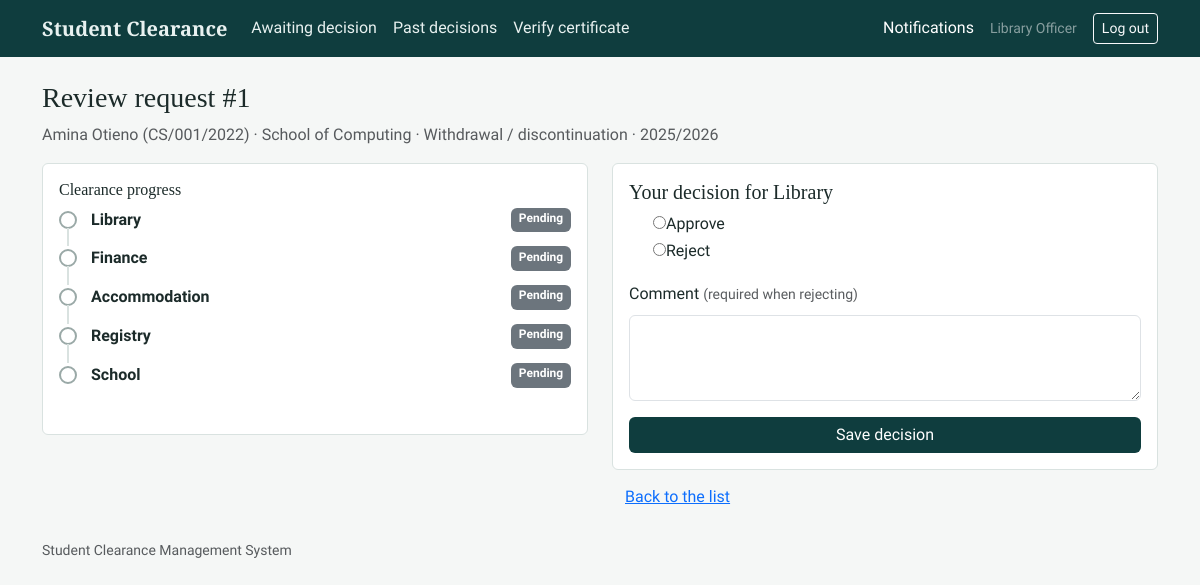
Screenshot of /officer/review/1/ (signed in) with the database file from the repository.
### accounts/models.py (models this page shows, shortened)
class User(AbstractUser):
    class Role(models.TextChoices):
        STUDENT = "student", "Student"
        OFFICER = "officer", "Clearance officer"
        ADMIN = "admin", "Administrator"
    role = models.CharField(max_length=10, choices=Role.choices, default=Role.STUDENT)
    school = models.ForeignKey(School, null=True, blank=True, on_delete=models.SET_NULL, related_name="users")
    department = models.ForeignKey(
        Department, null=True, blank=True, on_delete=models.SET_NULL, related_name="officers"
    )
    @property
    def display_name(self):
        return self.get_full_name() or self.username

class School(models.Model):
    name = models.CharField(max_length=120, unique=True)
    class Meta:
        ordering = ["name"]
    def __str__(self):
        return self.name

class Department(models.Model):
    name = models.CharField(max_length=120, unique=True)
    order = models.PositiveSmallIntegerField(unique=True, help_text="Position in the clearance sequence (1 = first).")
    is_school_office = models.BooleanField(
        default=False,
        help_text="If ticked, only an officer from the student's own school can act on this step.",
    )
    class Meta:
        ordering = ["order"]

### clearance/models.py (models this page shows, shortened)
class ClearanceRequest(models.Model):
    class Status(models.TextChoices):
        SUBMITTED = "submitted", "Submitted"
        IN_PROGRESS = "in_progress", "In progress"
        APPROVED = "approved", "Approved"
        REJECTED = "rejected", "Rejected"
    class Reason(models.TextChoices):
        GRADUATION = "graduation", "Graduation"
        END_OF_YEAR = "end_of_year", "End of academic year"
        WITHDRAWAL = "withdrawal", "Withdrawal / discontinuation"
        TRANSFER = "transfer", "Transfer"
    student = models.ForeignKey(settings.AUTH_USER_MODEL, on_delete=models.CASCADE, related_name="requests")
    reason = models.CharField(max_length=20, choices=Reason.choices, default=Reason.GRADUATION)
    academic_year = models.CharField(max_length=9, help_text="e.g. 2025/2026")
    document = models.FileField(upload_to="clearance_docs/%Y/", blank=True)
    status = models.CharField(max_length=12, choices=Status.choices, default=Status.SUBMITTED)
    created_at = models.DateTimeField(auto_now_add=True)
    updated_at = models.DateTimeField(auto_now=True)
    completed_at = models.DateTimeField(null=True, blank=True)
    class Meta:
        ordering = ["-created_at"]
    @property
    def current_step(self):
        for step in self.steps.all():
            if step.status != ApprovalStep.Status.APPROVED:
                return step
        return None

class ApprovalStep(models.Model):
    class Status(models.TextChoices):
        PENDING = "pending", "Pending"
        APPROVED = "approved", "Approved"
        REJECTED = "rejected", "Rejected"
    request = models.ForeignKey(ClearanceRequest, on_delete=models.CASCADE, related_name="steps")
    department = models.ForeignKey(Department, on_delete=models.PROTECT, related_name="steps")
    status = models.CharField(max_length=10, choices=Status.choices, default=Status.PENDING)
    officer = models.ForeignKey(
        settings.AUTH_USER_MODEL, null=True, blank=True, on_delete=models.SET_NULL, related_name="decisions"
    )
    comment = models.TextField(blank=True)
    activated_at = models.DateTimeField(null=True, blank=True, help_text="When this step became the current one.")
    acted_at = models.DateTimeField(null=True, blank=True)
    class Meta:
        ordering = ["department__order"]
        unique_together = ("request", "department")
    @property
    def badge(self):
        return {"pending": "secondary", "approved": "success", "rejected": "danger"}[self.status]

### clearance/views.py (the view, shortened to what this page needs)
# urls.py: path("officer/review/<int:step_id>/", views.officer_review, name="officer_review"),
@role_required(OFFICER)
def officer_review(request, step_id):
    step = get_object_or_404(ApprovalStep.objects.select_related("request__student__school", "department"), pk=step_id)
    if not services.can_view_request(request.user, step.request):
        raise PermissionDenied
    can_act = services.can_act(request.user, step)
    form = DecisionForm(request.POST or None)
    return render(request, "officer/review.html", {"step": step, "req": step.request, "form": form, "can_act": can_act})

### clearance/forms.py
class DecisionForm(forms.Form):
    decision = forms.ChoiceField(choices=[("approve", "Approve"), ("reject", "Reject")], widget=forms.RadioSelect)
    comment = forms.CharField(required=False, label="Comment", widget=forms.Textarea(attrs={"class": "form-control", "rows": 3}))

### clearance/context_processors.py (called while the page is built)
def notifications(request):
    if request.user.is_authenticated:
        return {"unread_count": request.user.notifications.filter(is_read=False).count()}
    return {"unread_count": 0}

### clearance/services.py (called while the page is built)
def _officer_covers(officer, step):
    if officer.role != User.Role.OFFICER or officer.department_id != step.department_id:
        return False
    if step.department.is_school_office:
        return officer.school_id == step.request.student.school_id
    return True

def can_act(officer, step):
    req = step.request
    return (
        _officer_covers(officer, step)
        and step.status == ApprovalStep.Status.PENDING
        and req.status in (ClearanceRequest.Status.SUBMITTED, ClearanceRequest.Status.IN_PROGRESS)
        and req.current_step == step
    )

def can_view_request(user, req):
    if user.role == User.Role.ADMIN:
        return True
    if user.role == User.Role.STUDENT:
        return req.student_id == user.id
    if user.role == User.Role.OFFICER:
        step = req.steps.filter(department_id=user.department_id).select_related("department", "request__student").first()
        return bool(step and _officer_covers(user, step))
    return False

### templates/officer/review.html (shortened to what this page needs)
{% extends "base.html" %}
{% block content %}
<h1 class="h3">Review request #{{ req.pk }}</h1>
<p class="text-muted">{{ req.student.display_name }} ({{ req.student.username }}) &middot; {{ req.student.school }} &middot; {{ req.get_reason_display }} &middot; {{ req.academic_year }}</p>
<div class="row"><div class="col-lg-6">
  <div class="card card-body mb-3"><h2 class="h6">Clearance progress</h2>{% include "_tracker.html" %}</div>
</div>
<div class="col-lg-6">
  {% if can_act %}
  <form method="post" class="card card-body" id="decision-form">{% csrf_token %}
    <h2 class="h5">Your decision for {{ step.department.name }}</h2>
    <div class="mb-3">
      {% for radio in form.decision %}<div class="form-check">{{ radio.tag }}<label class="form-check-label" for="{{ radio.id_for_label }}">{{ radio.choice_label }}</label></div>{% endfor %}
    </div>
    <div class="mb-3"><label class="form-label" for="{{ form.comment.id_for_label }}">Comment <span class="text-muted small">(required when rejecting)</span></label>{{ form.comment }}</div>
    <button class="btn btn-scms">Save decision</button>
  </form>
  {% else %}
  <div class="alert alert-secondary">You can't decide on this request now. It has either been decided already or an earlier office has not cleared it yet.</div>
  {% endif %}
  <a class="btn btn-link mt-2" href="{% url 'officer_dashboard' %}">Back to the list</a>
</div></div>
{% endblock %}

### templates/base.html (shortened to what this page needs)
{% load static %}<!doctype html>
<html lang="en">
<head>
  <link href="https://cdn.jsdelivr.net/npm/bootstrap@5.3.3/dist/css/bootstrap.min.css" rel="stylesheet">
  <link rel="stylesheet" href="{% static 'css/style.css' %}">
</head>
<body>
<nav class="navbar navbar-expand-lg scms-nav">
  <div class="container">
    <a class="navbar-brand" href="{% url 'home' %}">Student Clearance</a>
    <div class="collapse navbar-collapse" id="nav">
      <ul class="navbar-nav me-auto">
        {% if user.is_authenticated %}
          {% if user.role == 'student' %}
            <li class="nav-item"><a class="nav-link" href="{% url 'student_dashboard' %}">My clearance</a></li>
            <li class="nav-item"><a class="nav-link" href="{% url 'apply' %}">Apply</a></li>
          {% elif user.role == 'officer' %}
            <li class="nav-item"><a class="nav-link" href="{% url 'officer_dashboard' %}">Awaiting decision</a></li>
            <li class="nav-item"><a class="nav-link" href="{% url 'officer_history' %}">Past decisions</a></li>
          {% endif %}
        {% endif %}
        <li class="nav-item"><a class="nav-link" href="{% url 'verify_form' %}">Verify certificate</a></li>
      </ul>
      {% if user.is_authenticated %}
        <a class="nav-link text-white me-3" href="{% url 'notifications' %}">Notifications
          {% if unread_count %}<span class="badge bg-warning text-dark">{{ unread_count }}</span>{% endif %}</a>
        <span class="text-white-50 me-3 small">{{ user.display_name }}</span>
        <form method="post" action="{% url 'logout' %}" class="d-inline">{% csrf_token %}
          <button class="btn btn-sm btn-outline-light">Log out</button></form>
      {% else %}
        <a class="btn btn-sm btn-outline-light" href="{% url 'login' %}">Log in</a>
      {% endif %}
    </div>
  </div>
</nav>
<main class="container py-4">
  {% block content %}{% endblock %}
</main>
<footer class="container pb-4 small text-muted">Student Clearance Management System</footer>
</body>
</html>

### templates/_tracker.html (shortened to what this page needs)
<ol class="route">
  {% for step in req.steps.all %}
  <li class="route-stop route-{{ step.status }}">
    <div class="route-mark" aria-hidden="true"></div>
    <div class="route-body">
      <div class="d-flex justify-content-between flex-wrap">
        <strong>{{ step.department.name }}</strong>
        <span class="badge bg-{{ step.badge }}">{{ step.get_status_display }}</span>
      </div>
    </div>
  </li>
  {% endfor %}
</ol>

### static/css/style.css (style rules this page uses)
:root { --ink: #1c2b2a; --teal: #0f3d3e; --teal-2: #17595a; --paper: #f5f7f6; --line: #d9e2e0; --cleared: #1e7a4c; --stop: #b3382c; }
body { background: var(--paper); color: var(--ink); font-family: "Source Sans 3", system-ui, sans-serif; line-height: 1.55; }
h1, h2, h3, .navbar-brand { font-family: "Source Serif 4", Georgia, serif; font-weight: 700; }
.scms-nav { background: var(--teal); }
.scms-nav .nav-link, .scms-nav .navbar-brand { color: #e8f1f0; }
.btn-scms { background: var(--teal); color: #fff; border: 0; }
a { color: var(--teal-2); }
.card { border-color: var(--line); border-radius: 6px; }
.route { list-style: none; margin: 0 0 1rem; padding: 0; }
.route-stop { position: relative; display: flex; gap: 14px; padding-bottom: 14px; }
.route-stop:not(:last-child)::before { content: ""; position: absolute; left: 8px; top: 20px; bottom: 0; width: 2px; background: var(--line); }
.route-mark { flex: 0 0 18px; height: 18px; margin-top: 3px; border-radius: 50%; border: 2px solid #9aa9a7; background: #fff; }
.route-body { flex: 1; }

### rows the page displays
User: display_name "Library Officer"
ClearanceRequest: pk "1", student.display_name "Amina Otieno", student.username "CS/001/2022", student.school "School of Computing", reason "Withdrawal / discontinuation", academic_year "2025/2026"
ApprovalStep: department.name "Library", status "Pending"
ApprovalStep: department.name "Finance", status "Pending"
ApprovalStep: department.name "Accommodation", status "Pending"
ApprovalStep: department.name "Registry", status "Pending"
ApprovalStep: department.name "School", status "Pending"

### other values shown
{{ radio.choice_label }} "Approve" "Reject"
